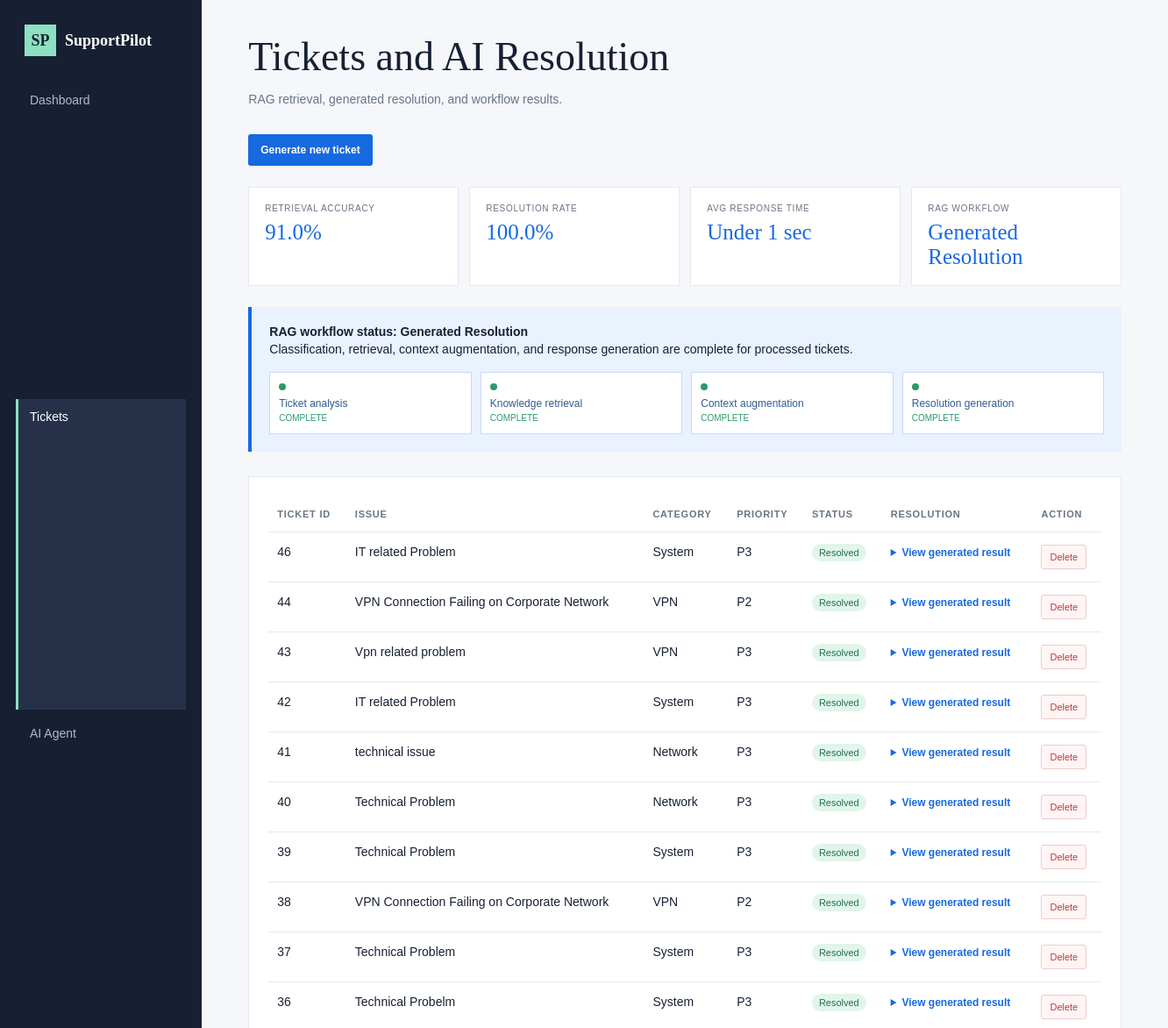
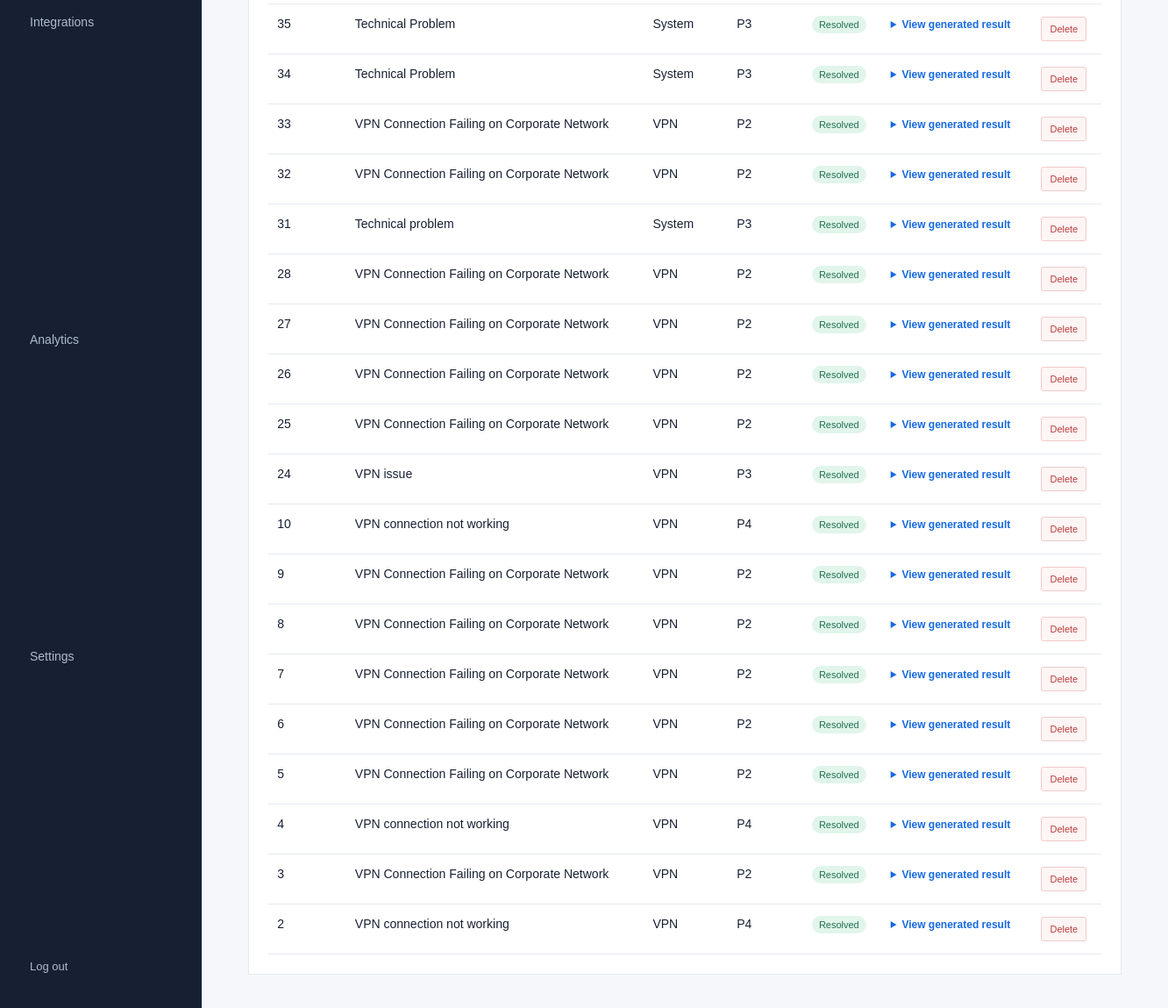
Screenshot of /tickets (signed in) with the database file from the repository (2 pictures, top to bottom).
### tables this page shows
CREATE TABLE tickets (

            ticket_id INTEGER PRIMARY KEY AUTOINCREMENT,

            employee_name TEXT NOT NULL,

            email TEXT NOT NULL,

            department TEXT NOT NULL,

            title TEXT NOT NULL,

            description TEXT NOT NULL,

            category TEXT,

            severity TEXT,

            priority TEXT,

            confidence REAL,

            status TEXT DEFAULT 'Open',

            resolution TEXT,

            created_at TIMESTAMP
                DEFAULT CURRENT_TIMESTAMP
        );

### app.py (the view)
@app.route("/tickets")
@login_required
def tickets():
    tickets_data = get_all_tickets()
    resolved_count = sum(
        ticket.get("status") == "Resolved"
        for ticket in tickets_data
    )
    confidence_values = [
        float(ticket.get("confidence") or 0)
        for ticket in tickets_data
    ]
    retrieval_accuracy = round(
        sum(confidence_values) / len(confidence_values),
        1
    ) if confidence_values else 0
    resolution_rate = round(
        resolved_count / len(tickets_data) * 100,
        1
    ) if tickets_data else 0
    return render_template(
        "tickets.html",
        user=session,
        tickets=tickets_data,
        metrics={
            "retrieval_accuracy": retrieval_accuracy,
            "resolution_rate": resolution_rate,
            "average_response_time": "Under 1 sec",
            "workflow_status": "Generated Resolution"
        }
    )

### app.py (called while the page is built, shortened)
def login_required(view):
    @wraps(view)
    def wrapped_view(*args, **kwargs):
        return view(*args, **kwargs)
    return wrapped_view

### database.py (called while the page is built)
def get_connection():
    connection = sqlite3.connect(
        DATABASE_PATH
    )
    connection.row_factory = (
        sqlite3.Row
    )
    return connection

def get_all_tickets():
    connection = get_connection()
    cursor = connection.cursor()
    cursor.execute("""
        SELECT *
        FROM tickets
        ORDER BY ticket_id DESC
    """)
    rows = cursor.fetchall()
    connection.close()
    return [
        dict(row)
        for row in rows
    ]

### templates/tickets.html (shortened to what this page needs)
<!doctype html>
<html lang="en">
<head>
</head>
<body>
    <div class="layout">
        <aside>
            <div class="brand"><div class="mark">SP</div>SupportPilot</div>
            <nav>
                <a href="{{ url_for('dashboard') }}">Dashboard</a>
                <a class="active" href="{{ url_for('tickets') }}">Tickets</a>
                <a href="{{ url_for('agent_page') }}">AI Agent</a>
                <a href="{{ url_for('integrations') }}">Integrations</a>
                <a href="{{ url_for('analytics') }}">Analytics</a>
                <a href="{{ url_for('settings') }}">Settings</a>
            </nav>
            <a class="logout" href="{{ url_for('logout') }}">Log out</a>
        </aside>
        <main>
            <h1>Tickets and AI Resolution</h1>
            <p class="subtle">RAG retrieval, generated resolution, and workflow results.</p>
            <a class="button" href="{{ url_for('agent_page') }}">Generate new ticket</a>
            <section class="metrics">
                <div class="metric"><small>Retrieval Accuracy</small><strong>{{ metrics.retrieval_accuracy }}%</strong></div>
                <div class="metric"><small>Resolution Rate</small><strong>{{ metrics.resolution_rate }}%</strong></div>
                <div class="metric"><small>Avg Response Time</small><strong>{{ metrics.average_response_time }}</strong></div>
                <div class="metric"><small>RAG Workflow</small><strong>{{ metrics.workflow_status }}</strong></div>
            </section>
            <div class="workflow">
                <strong>RAG workflow status: Generated Resolution</strong>
                <span>Classification, retrieval, context augmentation, and response generation are complete for processed tickets.</span>
                <div class="workflow-track">
                    <div class="workflow-step">Ticket analysis<span>Complete</span></div>
                    <div class="workflow-step">Knowledge retrieval<span>Complete</span></div>
                    <div class="workflow-step">Context augmentation<span>Complete</span></div>
                    <div class="workflow-step">Resolution generation<span>Complete</span></div>
                </div>
            </div>
            <section class="panel">
                {% if tickets %}
                <table>
                    <thead><tr><th>Ticket ID</th><th>Issue</th><th>Category</th><th>Priority</th><th>Status</th><th>Resolution</th><th>Action</th></tr></thead>
                    <tbody>
                    {% for ticket in tickets %}
                    <tr>
                        <td>{{ ticket.ticket_id }}</td>
                        <td>{{ ticket.title }}</td>
                        <td>{{ ticket.category }}</td>
                        <td>{{ ticket.priority }}</td>
                        <td><span class="status {{ ticket.status }}">{{ ticket.status }}</span></td>
                        <td class="resolution-cell"><details><summary>View generated result</summary><p>{{ ticket.resolution or 'Resolution pending.' }}</p></details></td>
                        <td><form method="post" action="{{ url_for('delete_ticket_route', ticket_id=ticket.ticket_id) }}" onsubmit="return confirm('Delete this ticket permanently?');"><button class="delete-button" type="submit">Delete</button></form></td>
                    </tr>
                    {% endfor %}
                    </tbody>
                </table>
                {% else %}
                <p>No tickets have been created yet. Use the AI Agent to submit the first ticket.</p>
                {% endif %}
            </section>
        </main>
    </div>
</body>
</html>

### templates/tickets.html (style rules this page uses)
:root { --ink: #172033; --muted: #697487; --line: #e5e9ef; --blue: #1769e0; }
* { box-sizing: border-box; }
body { margin: 0; background: #f5f7fa; color: var(--ink); font: 14px Arial, sans-serif; }
.layout { display: grid; grid-template-columns: 230px 1fr; min-height: 100vh; }
aside { display: flex; flex-direction: column; padding: 28px 18px; background: #172033; color: #fff; }
.brand { display: flex; align-items: center; gap: 10px; padding: 0 10px 30px; font: 700 18px Georgia, serif; }
.mark { display: grid; place-items: center; width: 36px; height: 36px; background: #8de0c0; color: #172033; font-weight: bold; }
nav { display: grid; gap: 7px; flex: 1; }
nav a { padding: 12px 13px; color: #afbbca; text-decoration: none; border-left: 3px solid transparent; }
nav a:hover, nav a.active { color: #fff; background: #263149; border-left-color: #8de0c0; }
.logout { display: block; margin-top: auto; padding: 12px 13px; color: #afbbca; text-decoration: none; font-size: 13px; border-left: 3px solid transparent; }
main { padding: 38px clamp(22px, 4vw, 58px); }
h1, h2 { font-family: Georgia, serif; font-weight: normal; }
h1 { margin: 0 0 8px; font-size: clamp(32px, 4vw, 46px); }
.subtle { color: var(--muted); }
.button { display: inline-block; margin-top: 18px; padding: 11px 14px; background: var(--blue); color: #fff; text-decoration: none; border-radius: 3px; font-weight: bold; font-size: 12px; }
.metrics { display: grid; grid-template-columns: repeat(4, 1fr); gap: 12px; margin-top: 24px; }
.metric, .panel { background: #fff; border: 1px solid var(--line); }
.metric { padding: 18px; }
.metric small { display: block; color: var(--muted); font-size: 10px; text-transform: uppercase; letter-spacing: .07em; }
.metric strong { display: block; margin-top: 8px; color: var(--blue); font: 25px Georgia, serif; }
.workflow { margin-top: 24px; padding: 20px; background: #eaf1ff; border-left: 4px solid var(--blue); }
.workflow strong { display: block; margin-bottom: 4px; }
.workflow-track { display: grid; grid-template-columns: repeat(4, 1fr); gap: 10px; margin-top: 18px; }
.workflow-step { position: relative; padding: 12px 10px; border: 1px solid #c6daf5; background: white; color: #315b91; font-size: 12px; }
.workflow-step::before { display: block; width: 8px; height: 8px; margin-bottom: 8px; border-radius: 50%; background: #2c9a68; content: ""; }
.workflow-step span { display: block; margin-top: 4px; color: #2c9a68; font-size: 10px; text-transform: uppercase; }
.panel { margin-top: 28px; padding: 22px; overflow: auto; }
table { width: 100%; min-width: 950px; border-collapse: collapse; }
th, td { padding: 14px 10px; text-align: left; border-bottom: 1px solid var(--line); vertical-align: top; }
th { color: var(--muted); font-size: 11px; text-transform: uppercase; letter-spacing: .07em; }
.resolution-cell { max-width: 280px; color: var(--muted); font-size: 12px; line-height: 1.5; }
.delete-button { border: 1px solid #f0caca; padding: 7px 9px; border-radius: 3px; background: #fff5f5; color: #b83d3d; cursor: pointer; font-size: 11px; }
details summary { cursor: pointer; color: var(--blue); font-weight: bold; }
.status { padding: 4px 8px; border-radius: 99px; background: #edf3f9; font-size: 11px; }
.Resolved { background: #e1f5eb; color: #21724f; }

### rows the page displays
tickets: ticket_id "46", title "IT related Problem", category "System", priority "P3", status "Resolved"
tickets: ticket_id "44", title "VPN Connection Failing on Corporate Network", category "VPN", priority "P2", status "Resolved"
tickets: ticket_id "43", title "Vpn related problem", category "VPN", priority "P3", status "Resolved"
tickets: ticket_id "42", title "IT related Problem", category "System", priority "P3", status "Resolved"
tickets: ticket_id "41", title "technical issue", category "Network", priority "P3", status "Resolved"
tickets: ticket_id "40", title "Technical Problem", category "Network", priority "P3", status "Resolved"
tickets: ticket_id "39", title "Technical Problem", category "System", priority "P3", status "Resolved"
tickets: ticket_id "38", title "VPN Connection Failing on Corporate Network", category "VPN", priority "P2", status "Resolved"
tickets: ticket_id "37", title "Technical Problem", category "System", priority "P3", status "Resolved"
tickets: ticket_id "36", title "Technical Probelm", category "System", priority "P3", status "Resolved"
tickets: ticket_id "35", title "Technical Problem", category "System", priority "P3", status "Resolved"
tickets: ticket_id "34", title "Technical Problem", category "System", priority "P3", status "Resolved"
tickets: ticket_id "33", title "VPN Connection Failing on Corporate Network", category "VPN", priority "P2", status "Resolved"
tickets: ticket_id "32", title "VPN Connection Failing on Corporate Network", category "VPN", priority "P2", status "Resolved"
tickets: ticket_id "31", title "Technical problem", category "System", priority "P3", status "Resolved"
tickets: ticket_id "28", title "VPN Connection Failing on Corporate Network", category "VPN", priority "P2", status "Resolved"
tickets: ticket_id "27", title "VPN Connection Failing on Corporate Network", category "VPN", priority "P2", status "Resolved"
tickets: ticket_id "26", title "VPN Connection Failing on Corporate Network", category "VPN", priority "P2", status "Resolved"
tickets: ticket_id "25", title "VPN Connection Failing on Corporate Network", category "VPN", priority "P2", status "Resolved"
tickets: ticket_id "24", title "VPN issue", category "VPN", priority "P3", status "Resolved"
tickets: ticket_id "10", title "VPN connection not working", category "VPN", priority "P4", status "Resolved"
tickets: ticket_id "9", title "VPN Connection Failing on Corporate Network", category "VPN", priority "P2", status "Resolved"
tickets: ticket_id "8", title "VPN Connection Failing on Corporate Network", category "VPN", priority "P2", status "Resolved"
tickets: ticket_id "7", title "VPN Connection Failing on Corporate Network", category "VPN", priority "P2", status "Resolved"
tickets: ticket_id "6", title "VPN Connection Failing on Corporate Network", category "VPN", priority "P2", status "Resolved"
tickets: ticket_id "5", title "VPN Connection Failing on Corporate Network", category "VPN", priority "P2", status "Resolved"
tickets: ticket_id "4", title "VPN connection not working", category "VPN", priority "P4", status "Resolved"
tickets: ticket_id "3", title "VPN Connection Failing on Corporate Network", category "VPN", priority "P2", status "Resolved"
tickets: ticket_id "2", title "VPN connection not working", category "VPN", priority "P4", status "Resolved"

### other values shown
{{ metrics.retrieval_accuracy }} "91.0"
{{ metrics.resolution_rate }} "100.0"
{{ metrics.average_response_time }} "Under 1 sec"
{{ metrics.workflow_status }} "Generated Resolution"
